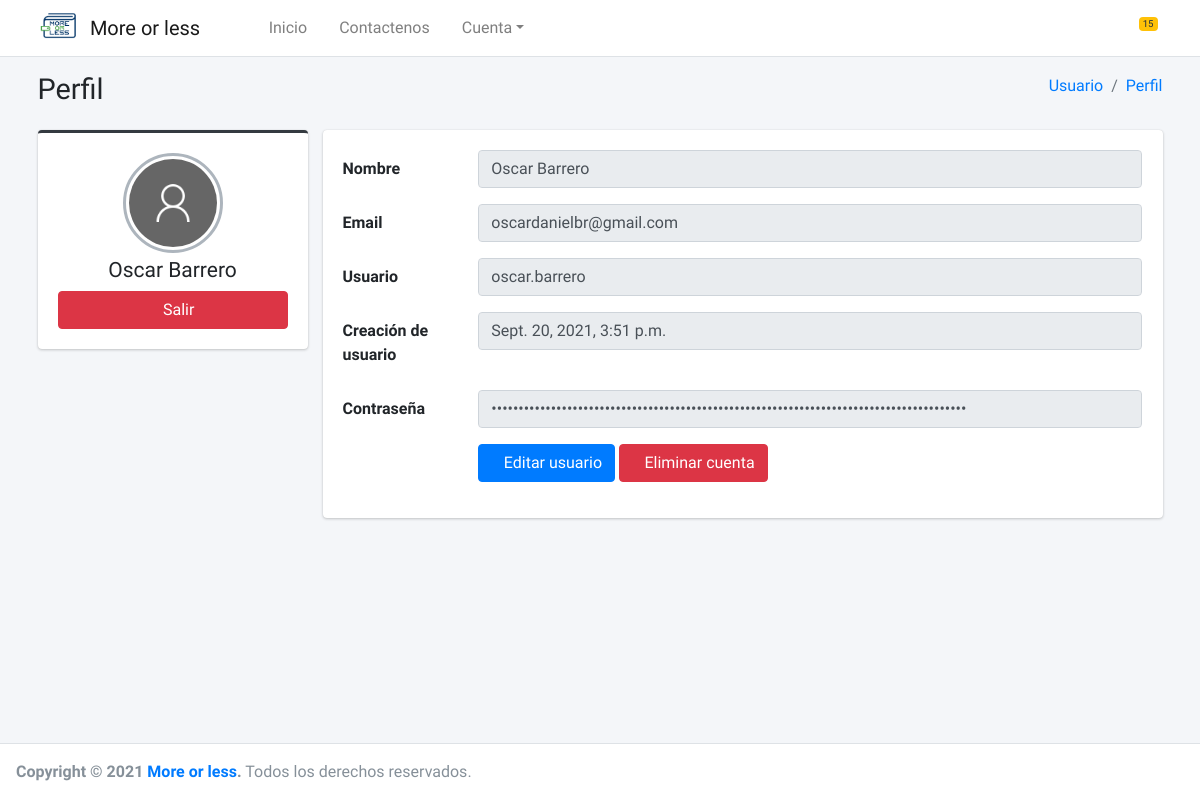
/perfil/ (signed in), run on the app's committed database.
### core/registro/models.py (models this page shows)
class RegistroUsuario(AbstractUser):
    image = models.ImageField(upload_to='perfil/%Y/%m/%d', null=True, blank=True)
    def get_image(self):
        if self.image:
            return "{}{}".format(MEDIA_URL, self.image)
        return "{}{}".format(STATIC_URL, 'img/imagen-perfil-sin-foto.png')

### core/perfil/views.py (the view)
# urls.py: path('perfil/', PerfilListView.as_view(), name='perfil'),
class PerfilListView(ListView):
    model = PerfilModel
    template_name = 'perfil.html'
    @method_decorator(csrf_exempt)
    @method_decorator(login_required)
    def dispatch(self, request, *args, **kwargs):
        self.object = self
        return super().dispatch(request, *args, **kwargs)
    def get_context_data(self, **kwargs):
        context = super().get_context_data(**kwargs)
        return context

### core/perfil/templates/perfil.html
{% extends 'body.html' %}
{% load static %}
{% block content %}
    <div class="content-wrapper">
        <div class="content-header">
            <div class="container">
                <div class="row mb-2">
                    <div class="col-sm-6">
                        <h1 class="m-0">Perfil</h1>
                    </div>
                    <div class="col-sm-6">
                        <ol class="breadcrumb float-sm-right">
                            <li class="breadcrumb-item"><a href="#">Usuario</a></li>
                            <li class="breadcrumb-item"><a href="{% url 'perfil' %}">Perfil</a></li>
                        </ol>
                    </div>
                </div>
            </div>
        </div>
        <section class="content">
            <div class="container">
                <div class="row">
                    <div class="col-md-3">
                        <div class="card card-dark card-outline">
                            <div class="card-body box-profile">
                                <div class="text-center">
                                    <a href="#" >
                                        <img class="profile-user-img img-fluid img-circle"
                                             src="{{ request.user.get_image }}"
                                             alt="User profile picture">
                                    </a>
                                </div>
                                <h3 class="profile-username text-center">{{ request.user.get_full_name }}</h3>
                                <a href="{% url 'logout' %}" class="btn btn-danger btn-block"><i
                                        class="fas fa-sign-out-alt"></i>Salir</a>
                            </div>
                        </div>
                    </div>
                    <div class="col-md-9">
                        <div class="card">
                            <div class="card-body">
                                <div class="tab-content">
                                    <div class="tab-pane active" id="settings">
                                        <form class="form-horizontal">
                                            <div class="form-group row">
                                                <label for="inputName" class="col-sm-2 col-form-label">Nombre</label>
                                                <div class="col-sm-10">
                                                    <input type="text" class="form-control" id="inputName"
                                                           value="{{ request.user.get_full_name }}" disabled="">
                                                </div>
                                            </div>
                                            <div class="form-group row">
                                                <label for="inputEmail" class="col-sm-2 col-form-label">Email</label>
                                                <div class="col-sm-10">
                                                    <input type="email" class="form-control" id="inputEmail"
                                                           value="{{ request.user.email }}" disabled="">
                                                </div>
                                            </div>
                                            <div class="form-group row">
                                                <label for="inputAge" class="col-sm-2 col-form-label">Usuario</label>
                                                <div class="col-sm-10">
                                                    <input type="text" class="form-control" id="inputAge"
                                                           value="{{ request.user.username }}" disabled="">
                                                </div>
                                            </div>
                                            <div class="form-group row">
                                                <label for="inputAge" class="col-sm-2 col-form-label">Creación de
                                                    usuario</label>
                                                <div class="col-sm-10">
                                                    <input type="text" class="form-control" id="inputAge"
                                                           value="{{ request.user.date_joined }}" disabled="">
                                                </div>
                                            </div>
                                            <div class="form-group row">
                                                <label for="inputAge" class="col-sm-2 col-form-label">Contraseña</label>
                                                <div class="col-sm-10">
                                                    <input type="password" class="form-control" id="inputAge"
                                                           value="{{ request.user.password }}" disabled="">
                                                </div>
                                            </div>
                                            <div class="form-group row">
                                                <div class="offset-sm-2 col-sm-10">
                                                    <a href="{% url 'usuarioUpdate' %}" class="btn btn-primary"><i
                                                            class="fas fa-user-edit"></i>Editar
                                                        usuario</a>
                                                    <a href="{% url 'usuarioDelete' %}" class="btn btn-danger"><i
                                                            class="fas fa-times"></i>Eliminar cuenta
                                                    </a>
                                                </div>
                                            </div>
                                        </form>
                                    </div>
                                </div>
                            </div>
                        </div>
                    </div>
                </div>
            </div>
        </section>
    </div>
{% endblock %}

### data on the page
RegistroUsuario: user.get_full_name "Oscar Barrero", user.email "oscardanielbr@gmail.com", user.username "oscar.barrero", user.date_joined "Sept. 20, 2021, 3:51 p.m."
